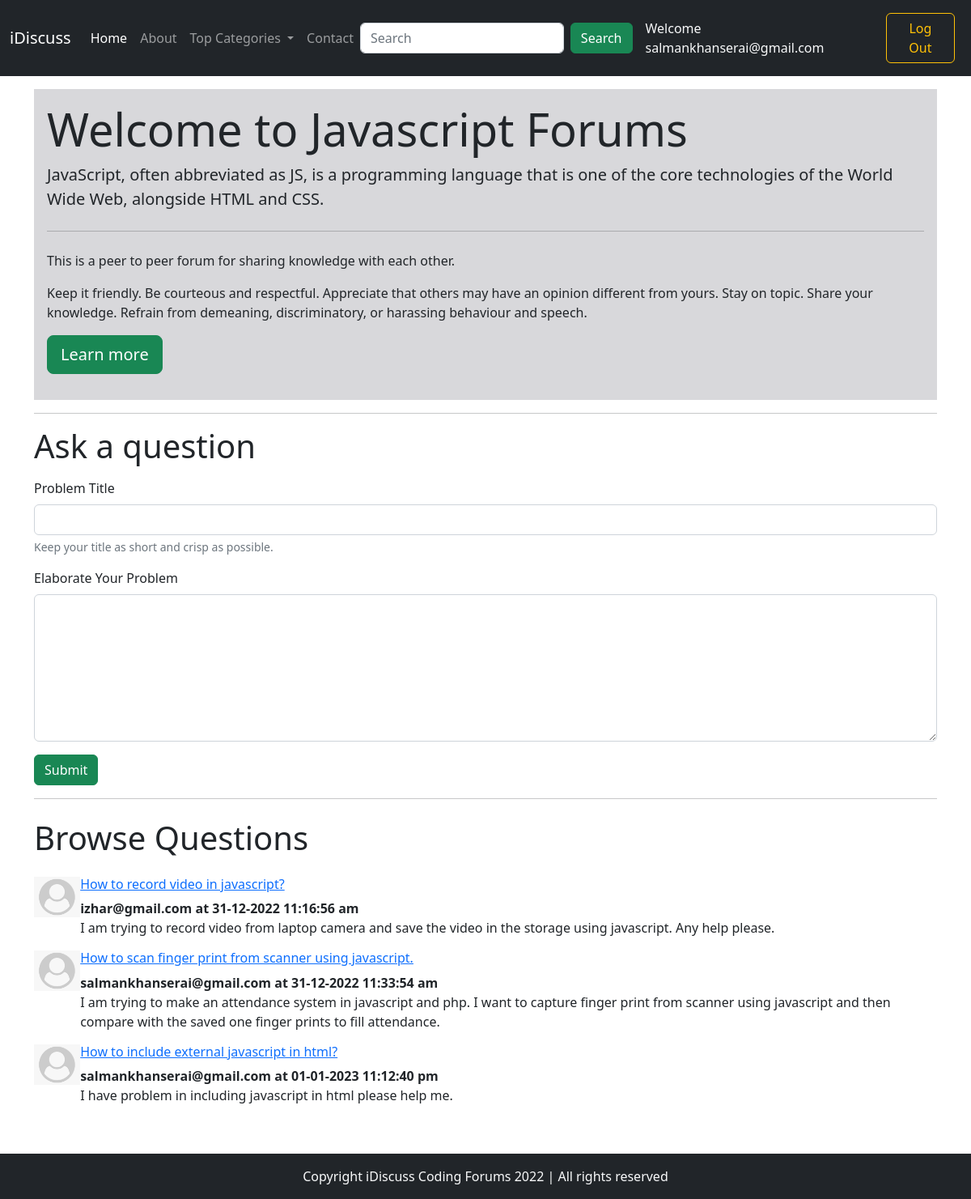
Screenshot of /threadlist.php?catid=2 (signed in) with the database file from the repository.
### tables this page shows
CREATE TABLE `categories` (
  `category_id` int(11) NOT NULL,
  `category_name` varchar(255) NOT NULL,
  `category_description` varchar(255) NOT NULL,
  `created` datetime NOT NULL DEFAULT current_timestamp()
);

CREATE TABLE `threads` (
  `thread_id` int(11) NOT NULL,
  `thread_title` varchar(255) NOT NULL,
  `thread_desc` text NOT NULL,
  `thread_cat_id` int(11) NOT NULL,
  `thread_user_id` int(11) NOT NULL,
  `timestamp` datetime NOT NULL DEFAULT current_timestamp()
);

CREATE TABLE `users` (
  `user_id` int(11) NOT NULL,
  `user_email` varchar(100) NOT NULL,
  `user_pass` varchar(255) NOT NULL,
  `timestamp` datetime NOT NULL DEFAULT current_timestamp()
);

### threadlist.php (the view, shortened to what this page needs)
<?php
include 'partials/_dbconnect.php';
?>
<!DOCTYPE html>
<html lang="en">
<head>
    <link rel="stylesheet" href="bootstrap/css/bootstrap.min.css">
</head>
<body>
    <?php include 'partials/_header.php'; ?>
    <?php
    $catid = $_GET['catid'];
    $sql = "SELECT * FROM `categories` WHERE `category_id`='$catid'";
    $result = mysqli_query($conn, $sql);
    $row = mysqli_fetch_assoc($result);
    ?>
    <div class="container my-3">
        <div class="jumbotron p-3" style="background-color: #d8d8db;">
            <h1 class="display-4">Welcome to <?php echo $row['category_name']; ?> Forums</h1>
            <p class="lead"><?php echo $row['category_description']; ?></p>
            <hr class="my-4">
            <p>This is a peer to peer forum for sharing knowledge with each other.</p>
            <p>Keep it friendly.
                Be courteous and respectful. Appreciate that others may have an opinion different from yours.
                Stay on topic.
                Share your knowledge.
                Refrain from demeaning, discriminatory, or harassing behaviour and speech.</p>
            <p class="lead">
                <a class="btn btn-success btn-lg" href="#" role="button">Learn more</a>
            </p>
        </div>
        <hr>
    </div>
    <?php
    if (isset($_SESSION['login']) && $_SESSION['login'] == true) {
    ?>
        <div class="container">
            <h1 class="">Ask a question</h1>
            <form action="threadlist.php?catid=<?php echo $catid; ?>" method="post" class="my-3">
                <div class="mb-3">
                    <label for="title" class="form-label">Problem Title</label>
                    <input type="text" class="form-control" id="title" name="title" aria-describedby="emailHelp" required>
                    <div id="emailHelp" class="form-text">Keep your title as short and crisp as possible.</div>
                </div>
                <div class="mb-3">
                    <label for="desc" class="form-label">Elaborate Your Problem</label>
                    <textarea class="form-control" name="desc" id="desc" rows="7" required></textarea>
                </div>
                <button type="submit" class="btn btn-success" name="btn-submit">Submit</button>
            </form>
            <hr>
        </div>
    <?php
    }
    ?>
    <div class="container">
        <h1 class="my-4">Browse Questions</h1>
        <?php
        $sql = "SELECT * FROM `threads` WHERE `thread_cat_id`=$catid";
        $results = mysqli_query($conn, $sql);
        while ($row = mysqli_fetch_assoc($results)) {
            $thread_user_id = $row['thread_user_id'];
            $sql2 = "SELECT user_email FROM users WHERE user_id='$thread_user_id'";
            $result2 = mysqli_query($conn, $sql2);
            $row2 = mysqli_fetch_assoc($result2);
            $user_email = $row2['user_email'];
        ?>
            <div class="media d-flex my-3">
                <img class="mr-3" src="img/user-default.png" height="50" alt="User Image">
                <div class="media-body">
                    <h6 class="mt-0"><a href="thread.php?threadid=<?php echo $row['thread_id']; ?>"><?php echo $row['thread_title']; ?></a></h6>
                    <p class="my-0"><b><?php echo $user_email . " at " . date('d-m-Y h:i:s a', strtotime($row['timestamp'])); ?></b></p>
                    <?php echo $row['thread_desc']; ?>
                </div>
            </div>
        <?php
        }
        ?>
    </div>
    <?php include 'partials/_footer.php'; ?>
</body>
</html>

### rows the page displays
categories: category_name "Javascript", category_description "JavaScript, often abbreviated as JS, is a programming language that is one of the core technologies of the World Wide Web, alongside HTML and CSS."
threads: thread_title "How to record video in javascript?", users.user_email "izhar@gmail.com", timestamp "31-12-2022 11:16:56 am", thread_desc "I am trying to record video from laptop camera and save the video in the storage using javascript. Any help please."
threads: thread_title "How to scan finger print from scanner using javascript.", users.user_email "salmankhanserai@gmail.com", timestamp "31-12-2022 11:33:54 am", thread_desc "I am trying to make an attendance system in javascript and php. I want to capture finger print from scanner using javascript and then compare with the saved one finger prints to fill attendance."
threads: thread_title "How to include external javascript in html?", users.user_email "salmankhanserai@gmail.com", timestamp "01-01-2023 11:12:40 pm", thread_desc "I have problem in including javascript in html please help me."

### other values shown
$_SESSION['user_email'] "salmankhanserai@gmail.com"
